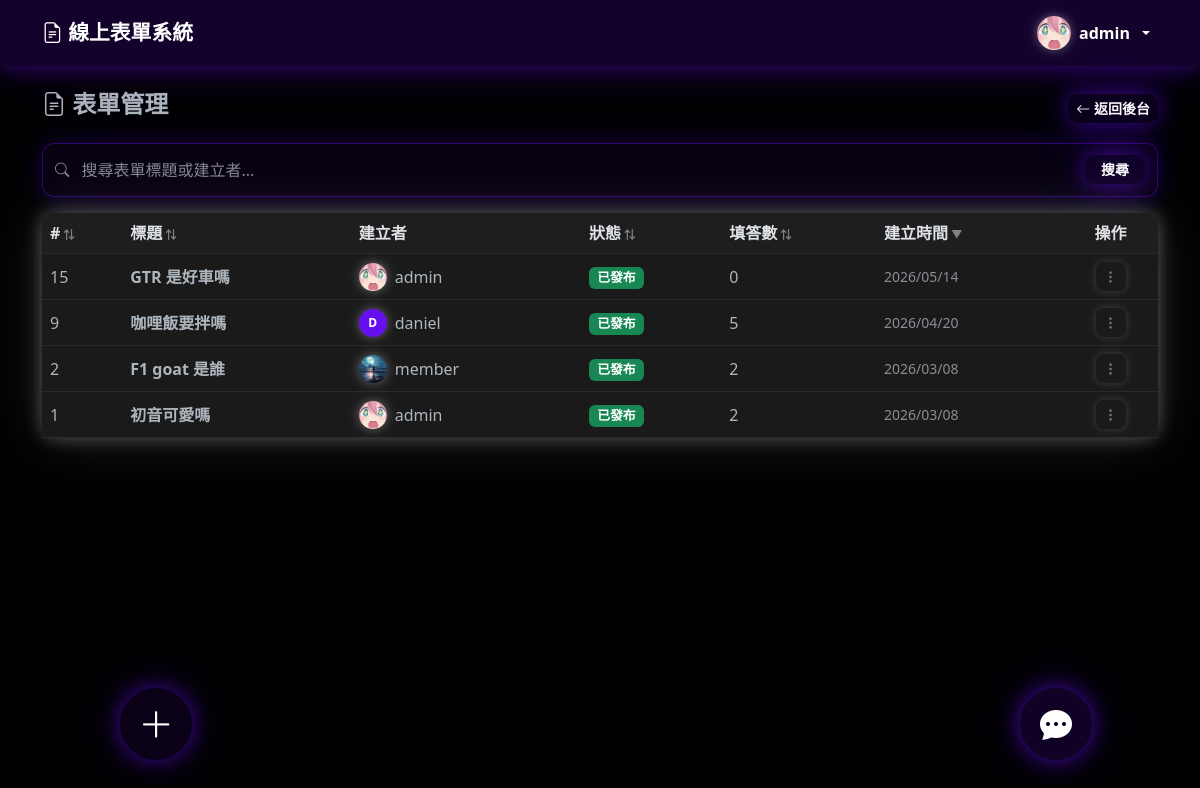
Screenshot of /admin/forms.php (signed in) with the database file from the repository.
### tables this page shows
CREATE TABLE `users` (
  `id` int(11) NOT NULL AUTO_INCREMENT,
  `username` varchar(50) NOT NULL,
  `password` varchar(255) NOT NULL,
  `email` varchar(100) NOT NULL,
  `role` enum('admin','member') DEFAULT 'member',
  `group_id` int(11) DEFAULT NULL,
  `avatar` varchar(255) DEFAULT NULL,
  `profile_bg` varchar(255) DEFAULT NULL,
  `created_at` timestamp NOT NULL DEFAULT current_timestamp(),
  `bio` text DEFAULT NULL,
  `profile_bg_ratio` tinyint(4) NOT NULL DEFAULT 7,
  PRIMARY KEY (`id`),
  UNIQUE KEY `username` (`username`),
  UNIQUE KEY `email` (`email`),
  KEY `group_id` (`group_id`),
  CONSTRAINT `users_ibfk_1` FOREIGN KEY (`group_id`) REFERENCES `groups` (`id`) ON DELETE SET NULL
);

CREATE TABLE `forms` (
  `id` int(11) NOT NULL AUTO_INCREMENT,
  `user_id` int(11) NOT NULL,
  `title` varchar(255) NOT NULL,
  `description` text DEFAULT NULL,
  `cover_image` varchar(255) DEFAULT NULL,
  `target_group` int(11) DEFAULT NULL,
  `start_date` datetime DEFAULT NULL,
  `end_date` datetime DEFAULT NULL,
  `allow_multiple` tinyint(1) DEFAULT 0,
  `is_published` tinyint(1) DEFAULT 0,
  `created_at` timestamp NOT NULL DEFAULT current_timestamp(),
  `show_stats` tinyint(1) DEFAULT 1,
  `anonymous_responses` tinyint(1) DEFAULT 0,
  `show_on_index` tinyint(1) NOT NULL DEFAULT 1,
  `response_scope` enum('all_members','club_members') NOT NULL DEFAULT 'all_members',
  `club_id` int(11) DEFAULT NULL,
  PRIMARY KEY (`id`),
  KEY `user_id` (`user_id`),
  KEY `target_group` (`target_group`),
  CONSTRAINT `forms_ibfk_1` FOREIGN KEY (`user_id`) REFERENCES `users` (`id`) ON DELETE CASCADE,
  CONSTRAINT `forms_ibfk_2` FOREIGN KEY (`target_group`) REFERENCES `groups` (`id`) ON DELETE SET NULL
);

### admin/forms.php (the view, shortened to what this page needs)
<?php
require_once '../config/session.php';
require_once '../config/db.php';
require_once '../config/_admin_search.php';
$search = trim($_GET['search'] ?? '');
$where  = $search ? "WHERE f.title LIKE '%$search%' OR u.username LIKE '%$search%'" : '';
$forms = mysqli_query($conn, "
    SELECT f.id, f.title, f.is_published, f.created_at, f.user_id,
           u.username AS author, u.avatar AS author_avatar,
           COUNT(fr.id) AS response_count
    FROM forms f
    JOIN users u ON f.user_id = u.id
    LEFT JOIN form_responses fr ON f.id = fr.form_id
    $where
    GROUP BY f.id
    ORDER BY f.created_at DESC
");
require_once '../config/header.php';
?>
<div class="row mb-3 align-items-center">
    <div class="col">
        <h4 class="fw-bold"><i class="bi bi-file-earmark-text"></i> 表單管理</h4>
    </div>
    <div class="col-auto">
        <a href="<?= REL_BASE ?>admin/dashboard.php" class="btn btn-glow-primary btn-sm">
            <i class="bi bi-arrow-left"></i> 返回後台
        </a>
    </div>
</div>
<div class="card">
    <div class="table-responsive">
        <table class="table table-hover mb-0 align-middle">
            <thead>
                <tr>
                    <th class="sortable-th" data-col="id">#<span class="sort-icon"></span></th>
                    <th class="sortable-th" data-col="title">標題<span class="sort-icon"></span></th>
                    <th>建立者</th>
                    <th class="sortable-th" data-col="status">狀態<span class="sort-icon"></span></th>
                    <th class="sortable-th" data-col="resp">填答數<span class="sort-icon"></span></th>
                    <th class="sortable-th desc" data-col="date">建立時間<span class="sort-icon"></span></th>
                    <th class="text-center">操作</th>
                </tr>
            </thead>
            <tbody>
                <?php if (mysqli_num_rows($forms) === 0): ?>
                    <tr><td colspan="7" class="text-center text-muted py-4">沒有表單</td></tr>
                <?php else: ?>
                    <?php while ($form = mysqli_fetch_assoc($forms)): ?>
                    <tr data-id="<?= $form['id'] ?>"
                        data-admin-search="<?= htmlspecialchars(mb_strtolower($form['title'] . ' ' . $form['author'])) ?>"
                        data-title="<?= htmlspecialchars(mb_strtolower($form['title'])) ?>"
                        data-status="<?= $form['is_published'] ?>"
                        data-resp="<?= $form['response_count'] ?>"
                        data-date="<?= strtotime($form['created_at']) ?>">
                        <td><?= $form['id'] ?></td>
                        <td class="fw-semibold admin-search-target"><?= adminSearchHighlight($form['title'], $search) ?></td>
                        <td>
                            <div class="d-flex align-items-center gap-2">
                                <?= renderAvatar($form['author'], $form['author_avatar'], 28) ?>
                                <span class="admin-search-target"><?= adminSearchHighlight($form['author'], $search) ?></span>
                            </div>
                        </td>
                        <td>
                            <?php if ($form['is_published']): ?>
                                <span class="badge bg-success">已發布</span>
                            <?php else: ?>
                                <span class="badge bg-secondary">草稿</span>
                            <?php endif; ?>
                        </td>
                        <td><?= $form['response_count'] ?></td>
                        <td class="small text-muted"><?= date('Y/m/d', strtotime($form['created_at'])) ?></td>
                        <td class="text-center">
                            <div class="dropdown">
                                <button class="btn btn-sm btn-outline-secondary" type="button" data-bs-toggle="dropdown" data-bs-boundary="viewport" data-bs-strategy="fixed" aria-expanded="false">
                                    <i class="bi bi-three-dots-vertical"></i>
                                </button>
                            </div>
                        </td>
                    </tr>
                    <?php endwhile; ?>
                <?php endif; ?>
            </tbody>
        </table>
    </div>
</div>
<?php require_once '../config/footer.php'; ?>

### config/header.php (shortened to what this page needs)
<?php
require_once __DIR__ . '/session.php';
?>
<!DOCTYPE html>
<html lang="zh-TW" id="html-root">
<head>
    <link rel="stylesheet" href="https://cdn.jsdelivr.net/npm/bootstrap@5.3.0/dist/css/bootstrap.min.css">
    <link rel="stylesheet" href="https://cdn.jsdelivr.net/npm/bootstrap-icons@1.10.5/font/bootstrap-icons.css">
    <link rel="stylesheet" href="<?= REL_BASE ?>css/style.css?v=<?= filemtime($_SERVER['DOCUMENT_ROOT'] . APP_BASE . '/css/style.css') ?>">
    <link rel="stylesheet" href="https://cdn.quilljs.com/1.3.7/quill.snow.css">
</head>
<body>
<nav class="navbar navbar-expand-lg navbar-dark bg-primary sticky-top">
    <div class="container">
        <a class="navbar-brand fw-bold" href="<?= REL_BASE ?>index.php">
            <i class="bi bi-file-earmark-text"></i> 線上表單系統
        </a>
        <div class="collapse navbar-collapse" id="navbarNav">
            <ul class="navbar-nav align-items-center">
                <?php if (isLoggedIn()):
                    $uid = $_SESSION['user_id'];
                    $nav_avatar = null;
                    if (isset($conn)) {
                        $nav_row = mysqli_fetch_assoc(mysqli_query($conn, "SELECT avatar FROM users WHERE id = $uid"));
                        $nav_avatar = $nav_row['avatar'] ?? null;
                    }
                ?>
                <li class="nav-item dropdown">
                    <a class="nav-link dropdown-toggle d-flex align-items-center gap-2 py-2" href="#" data-bs-toggle="dropdown" data-bs-auto-close="outside">
                        <?php if (!empty($nav_avatar)): ?>
                            <img src="<?= htmlspecialchars(assetUrl($nav_avatar)) ?>" class="site-avatar"
                                 style="width:34px;height:34px;border-radius:50%;object-fit:cover;" alt="">
                        <?php endif; ?>
                        <span class="fw-semibold" style="font-size:1rem;"><?= htmlspecialchars($_SESSION['username']) ?></span>
                    </a>
                </li>
                <?php endif; ?>
            </ul>
        </div>
    </div>
</nav>
<div class="container mt-4">

### config/session.php (shortened to what this page needs)
<?php
function isLoggedIn() {
    return isset($_SESSION['user_id']);
}
function assetUrl($path) {
    if (strpos($path, '/uploads/') === 0) {
        return APP_BASE . $path;
    }
    return $path;
}
function renderAvatar($username, $avatar = null, $size = 36) {
    $s = "width:{$size}px;height:{$size}px;border-radius:50%;flex-shrink:0;";
    if (!empty($avatar)) {
        return '<img src="' . htmlspecialchars(assetUrl($avatar)) . '" class="site-avatar" style="' . $s . 'object-fit:cover;" alt="">';
    }
    $fs = round($size * 0.44);
    $initial = htmlspecialchars(mb_strtoupper(mb_substr($username, 0, 1)));
    return '<span class="site-avatar" style="' . $s . 'background:var(--bs-primary,#0d6efd);color:var(--bs-primary-text,#fff);display:inline-flex;align-items:center;justify-content:center;font-weight:700;font-size:' . $fs . 'px;">' . $initial . '</span>';
}

### css/style.css (style rules this page uses)
:root { --glow-bg-alpha: 0.10; --glow-near-px: 22px; --glow-near-alpha: 0.55; --glow-far-px: 55px; --glow-far-alpha: 0.22; --glow-hover-near-px: 30px; --glow-hover-near-alpha: 0.78; --glow-hover-far-px: 70px; --glow-hover-far-alpha: 0.35; --glow-card-dark-near-px: 18px; --glow-card-dark-near-alpha: 0.30; --glow-card-dark-far-alpha: 0.13; --glow-sm-near-px: 10px; --glow-sm-near-alpha: 0.55; --glow-sm-far-px: 22px; --glow-sm-far-alpha: 0.22; --glow-white-near-px: 10px; --glow-white-near-alpha: 0.22; --glow-white-far-px: 28px; --glow-white-far-alpha: 0.09; --glow-white-hover-near-px: 16px; --glow-white-hover-near-alpha: 0.35; --glow-white-hover-far-px: 40px; --glow-white-hover-far-alpha: 0.14; }
body { background-color: var(--bs-body-bg, #f8f9fa); }
.navbar-brand { font-size: 1.3rem; }
.card { border: none; box-shadow: 0 6px 28px rgba(0,0,0,0.18), 0 2px 6px rgba(0,0,0,0.10); border-radius: 12px; background-color: #ffffff; }
.btn { border-radius: 8px; border: none !important; box-shadow: 0 2px 8px rgba(0,0,0,0.15), 0 1px 3px rgba(0,0,0,0.08); transition: box-shadow .2s ease, transform .15s ease; }
[data-bs-theme="dark"] .btn { box-shadow: 0 0 8px rgba(255,255,255,0.13), 0 0 20px rgba(255,255,255,0.05) !important; }
.badge { font-size: 0.8rem; }
.table th { background-color: #f1f3f5; color: var(--bs-body-color); font-weight: 600; }
html[data-bs-theme="dark"], html[data-bs-theme="dark"] body { background-color: #000000 !important; --bs-body-bg: #000000; }
[data-bs-theme="dark"] .card:not([class*="bg-"]) { background-color: #242424 !important; border: none !important; box-shadow: 0 0 var(--glow-card-dark-near-px) rgba(255,255,255,var(--glow-card-dark-near-alpha)), 0 0 var(--glow-far-px) rgba(255,255,255,var(--glow-card-dark-far-alpha)) !important; }
[data-bs-theme="dark"] .table th { background-color: #1e1e1e; color: #dee2e6; }
[data-bs-theme="dark"] .table { --bs-table-bg: #1a1a1a; --bs-table-striped-bg: #1e1e1e; --bs-table-border-color: #2a2a2a; }
.navbar.bg-primary { background: rgba(var(--bs-primary-rgb, 13,110,253), 0.18) !important; backdrop-filter: blur(14px); -webkit-backdrop-filter: blur(14px); box-shadow: 0 2px var(--glow-near-px) rgba(var(--bs-primary-rgb, 13,110,253), 0.40), 0 1px var(--glow-far-px) rgba(var(--bs-primary-rgb, 13,110,253), 0.18) !important; }
.navbar.bg-primary .nav-link, .navbar.bg-primary .navbar-brand { color: var(--bs-primary-nav-text, var(--bs-primary-text, #fff)) !important; }
.site-avatar { box-shadow: 0 2px 10px rgba(0,0,0,0.22), 0 0 6px rgba(0,0,0,0.10); transition: box-shadow .2s ease; }
[data-bs-theme="dark"] .site-avatar { box-shadow: 0 0 10px rgba(255,255,255,0.28), 0 0 22px rgba(255,255,255,0.10) !important; }
.btn.btn-glow-primary, .btn.btn-glow-green, .btn.btn-glow-red, .btn.btn-glow-cyan, .btn.btn-glow-amber, [data-bs-theme="dark"] .btn.btn-glow-primary, [data-bs-theme="dark"] .btn.btn-glow-green, [data-bs-theme="dark"] .btn.btn-glow-red, [data-bs-theme="dark"] .btn.btn-glow-cyan, [data-bs-theme="dark"] .btn.btn-glow-amber { color: #fff !important; border: none !important; border-radius: 10px; font-weight: 600; background: rgba(var(--glow-rgb), var(--glow-bg-alpha)) !important; box-shadow: 0 0 var(--glow-near-px) rgba(var(--glow-rgb), var(--glow-near-alpha)), 0 0 var(--glow-far-px) rgba(var(--glow-rgb), var(--glow-far-alpha)) !important; transition: transform .2s ease, box-shadow .2s ease; }
.btn.btn-glow-primary { --glow-rgb: var(--bs-primary-rgb, 13,110,253); }
.sortable-th { cursor: pointer; user-select: none; white-space: nowrap; }
.sortable-th .sort-icon { font-size: .7rem; margin-left: 3px; opacity: .5; }
.sortable-th.desc .sort-icon::before { content: '▼'; opacity: 1; }
.sortable-th:not(.asc):not(.desc) .sort-icon::before { content: '⇅'; }

### config/_card_anim.php (style rules this page uses)
.card { transition: transform 0.28s ease, box-shadow 0.28s ease; will-change: transform; }

### rows the page displays
users: avatar (picture)
forms: id "15", title "GTR 是好車嗎", user.avatar (picture), user.username "admin", is_published "已發布", response_count "0", created_at "2026/05/14"
forms: id "9", title "咖哩飯要拌嗎", user.username "D", user.username "daniel", is_published "已發布", response_count "5", created_at "2026/04/20"
forms: id "2", title "F1 goat 是誰", user.avatar (picture), user.username "member", is_published "已發布", response_count "2", created_at "2026/03/08"
forms: id "1", title "初音可愛嗎", user.avatar (picture), user.username "admin", is_published "已發布", response_count "2", created_at "2026/03/08"

### other values shown
$_SESSION['username'] "admin"
